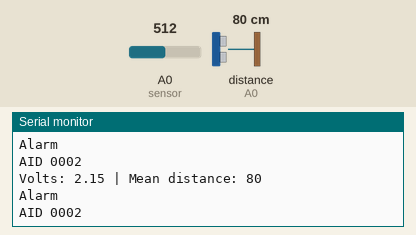
A sketch run on a simulated Arduino Uno, built with avr-gcc and run on an emulated ATmega328P. Shown: the last lines printed to the serial monitor. The test bench sets the inputs (shaded band); at power-on: distance to the obstacle (sensor on A0) 80 cm, A0 (sensor) = 512.

Above: at 5.8 s.
5.9 s: distance to the obstacle (sensor on A0) set to 22 cm
At 7.0 s:
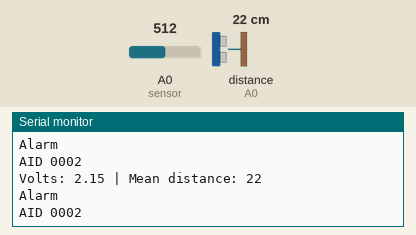
7.4 s: distance to the obstacle (sensor on A0) set to 28 cm
At 9.0 s:
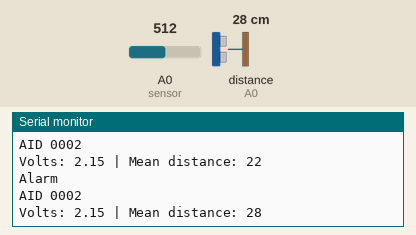
Timing chart, 0 to 10.5 s (numbered marks = the images above; inputs shaded):
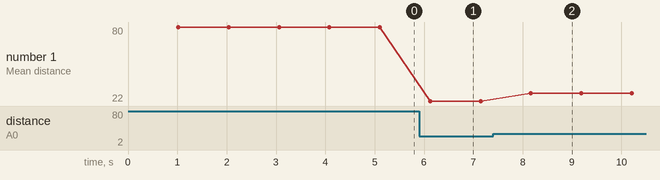

The sketch:

DIST-SENSOR.ino
```cpp
/*
 * Sharp IR (infrared) distance measurement module for Arduino
 * Measures the distance in cm.

 * Watch the video https://youtu.be/GL8dkw1NbMc

 *  *

Original library: https://github.com/guillaume-rico/SharpIR

Updated by by Ahmad Nejrabi for Robojax.com
on Feb 03, 2018 at 07:34 in Ajax, Ontario, Canada
 * Permission granted to share this code given that this
 * note is kept with the code.
 * Disclaimer: this code is "AS IS" and for educational purpose only.
 *
 /*
/*


 */
  // Sharp IR code for Robojax.com
#include <SharpIR.h>

#define IR A0 // define signal pin
#define model 20150 // used 1080 because model GP2Y0A21YK0F is used
// Sharp IR code for Robojax.com
// ir: the pin where your sensor is attached
// model: an int that determines your sensor:  1080 for GP2Y0A21Y
//                                            20150 for GP2Y0A02Y
//                                            430 for GP2Y0A41SK
/*
2 to 15 cm GP2Y0A51SK0F  use 1080
4 to 30 cm GP2Y0A41SK0F / GP2Y0AF30 series  use 430
10 to 80 cm GP2Y0A21YK0F  use 1080
10 to 150 cm GP2Y0A60SZLF use 10150
20 to 150 cm GP2Y0A02YK0F use 20150
100 to 550 cm GP2Y0A710K0F  use 100550

 */

SharpIR SharpIR(IR, model);
void setup() {
    // Sharp IR code for Robojax.com
 Serial.begin(115200);
 Serial.println("Robojax Sharp IR  ");
}

void loop() {
    // Sharp IR code for Robojax.com
    delay(1000);

  unsigned long startTime=millis();  // takes the time before the loop on the library begins

  int dis=SharpIR.distance();  // this returns the distance to the object you're measuring

  // Sharp IR code for Robojax.com

  //float volts = analogRead(A0)*0.0048828125;  // value from sensor * (5/1024)
  float volts = analogRead(A0)*0.0042;  // value from sensor * (5/1024)

  Serial.print("Volts: ");  // returns it to the serial monitor
  Serial.print(volts);
  Serial.print(" | ");
  Serial.print("Mean distance: ");  // returns it to the serial monitor
  Serial.println(dis);

  if ((dis > 35) || (dis < 25))
  {
      Serial.println("Alarm");
      Serial.print("AID "); //Arudino ID
      Serial.print("0002");
      Serial.println("");
  }


  //Serial.println(analogRead(A0));
  //unsigned long endTime=millis()-startTime;  // the following gives you the time taken to get the measurement
  //Serial.print("Time taken (ms): ");
  //Serial.println(endTime);
     // Sharp IR code for Robojax.com

}
```

Measured:
- the behaviour switches between 24 and 25 cm on distance to the obstacle (sensor on A0) (found by bisection; images 1 and 2)
- after the input at 5.9 s, the serial monitor: prints a new line after 0.23 s (image 1)
- after the input at 7.4 s, the serial monitor: prints a new line after 0.77 s (image 2)
- plotted number 1: 80 → 22 after the input at 5.9 s, 22 → 28 after the input at 7.4 s
